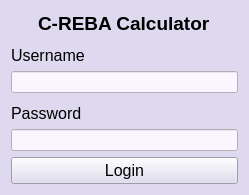
<?xml version="1.0" encoding="UTF-8"?>
<ui version="4.0">
 <class>Form</class>
 <widget class="QWidget" name="Form">
  <property name="geometry">
   <rect>
    <x>0</x>
    <y>0</y>
    <width>249</width>
    <height>195</height>
   </rect>
  </property>
  <property name="sizePolicy">
   <sizepolicy hsizetype="Preferred" vsizetype="Preferred">
    <horstretch>0</horstretch>
    <verstretch>0</verstretch>
   </sizepolicy>
  </property>
  <property name="palette">
   <palette>
    <active>
     <colorrole role="WindowText">
      <brush brushstyle="SolidPattern">
       <color alpha="255">
        <red>0</red>
        <green>0</green>
        <blue>0</blue>
       </color>
      </brush>
     </colorrole>
     <colorrole role="Button">
      <brush brushstyle="SolidPattern">
       <color alpha="255">
        <red>222</red>
        <green>217</green>
        <blue>238</blue>
       </color>
      </brush>
     </colorrole>
     <colorrole role="Light">
      <brush brushstyle="SolidPattern">
       <color alpha="255">
        <red>255</red>
        <green>255</green>
        <blue>255</blue>
       </color>
      </brush>
     </colorrole>
     <colorrole role="Midlight">
      <brush brushstyle="SolidPattern">
       <color alpha="255">
        <red>240</red>
        <green>233</green>
        <blue>246</blue>
       </color>
      </brush>
     </colorrole>
     <colorrole role="Dark">
      <brush brushstyle="SolidPattern">
       <color alpha="255">
        <red>113</red>
        <green>105</green>
        <blue>119</blue>
       </color>
      </brush>
     </colorrole>
     <colorrole role="Mid">
      <brush brushstyle="SolidPattern">
       <color alpha="255">
        <red>151</red>
        <green>141</green>
        <blue>159</blue>
       </color>
      </brush>
     </colorrole>
     <colorrole role="Text">
      <brush brushstyle="SolidPattern">
       <color alpha="255">
        <red>0</red>
        <green>0</green>
        <blue>0</blue>
       </color>
      </brush>
     </colorrole>
     <colorrole role="BrightText">
      <brush brushstyle="SolidPattern">
       <color alpha="255">
        <red>255</red>
        <green>255</green>
        <blue>255</blue>
       </color>
      </brush>
     </colorrole>
     <colorrole role="ButtonText">
      <brush brushstyle="SolidPattern">
       <color alpha="255">
        <red>0</red>
        <green>0</green>
        <blue>0</blue>
       </color>
      </brush>
     </colorrole>
     <colorrole role="Base">
      <brush brushstyle="SolidPattern">
       <color alpha="255">
        <red>222</red>
        <green>217</green>
        <blue>238</blue>
       </color>
      </brush>
     </colorrole>
     <colorrole role="Window">
      <brush brushstyle="SolidPattern">
       <color alpha="255">
        <red>222</red>
        <green>217</green>
        <blue>238</blue>
       </color>
      </brush>
     </colorrole>
     <colorrole role="Shadow">
      <brush brushstyle="SolidPattern">
       <color alpha="255">
        <red>0</red>
        <green>0</green>
        <blue>0</blue>
       </color>
      </brush>
     </colorrole>
     <colorrole role="AlternateBase">
      <brush brushstyle="SolidPattern">
       <color alpha="255">
        <red>240</red>
        <green>233</green>
        <blue>246</blue>
       </color>
      </brush>
     </colorrole>
     <colorrole role="ToolTipBase">
      <brush brushstyle="SolidPattern">
       <color alpha="255">
        <red>255</red>
        <green>255</green>
        <blue>220</blue>
       </color>
      </brush>
     </colorrole>
     <colorrole role="ToolTipText">
      <brush brushstyle="SolidPattern">
       <color alpha="255">
        <red>0</red>
        <green>0</green>
        <blue>0</blue>
       </color>
      </brush>
     </colorrole>
    </active>
    <inactive>
     <colorrole role="WindowText">
      <brush brushstyle="SolidPattern">
       <color alpha="255">
        <red>0</red>
        <green>0</green>
        <blue>0</blue>
       </color>
      </brush>
     </colorrole>
     <colorrole role="Button">
      <brush brushstyle="SolidPattern">
       <color alpha="255">
        <red>222</red>
        <green>217</green>
        <blue>238</blue>
       </color>
      </brush>
     </colorrole>
     <colorrole role="Light">
      <brush brushstyle="SolidPattern">
       <color alpha="255">
        <red>255</red>
        <green>255</green>
        <blue>255</blue>
       </color>
      </brush>
     </colorrole>
     <colorrole role="Midlight">
      <brush brushstyle="SolidPattern">
       <color alpha="255">
        <red>240</red>
        <green>233</green>
        <blue>246</blue>
       </color>
      </brush>
     </colorrole>
     <colorrole role="Dark">
      <brush brushstyle="SolidPattern">
       <color alpha="255">
        <red>113</red>
        <green>105</green>
        <blue>119</blue>
       </color>
      </brush>
     </colorrole>
     <colorrole role="Mid">
      <brush brushstyle="SolidPattern">
       <color alpha="255">
        <red>151</red>
        <green>141</green>
        <blue>159</blue>
       </color>
      </brush>
     </colorrole>
     <colorrole role="Text">
      <brush brushstyle="SolidPattern">
       <color alpha="255">
        <red>0</red>
        <green>0</green>
        <blue>0</blue>
       </color>
      </brush>
     </colorrole>
     <colorrole role="BrightText">
      <brush brushstyle="SolidPattern">
       <color alpha="255">
        <red>255</red>
        <green>255</green>
        <blue>255</blue>
       </color>
      </brush>
     </colorrole>
     <colorrole role="ButtonText">
      <brush brushstyle="SolidPattern">
       <color alpha="255">
        <red>0</red>
        <green>0</green>
        <blue>0</blue>
       </color>
      </brush>
     </colorrole>
     <colorrole role="Base">
      <brush brushstyle="SolidPattern">
       <color alpha="255">
        <red>222</red>
        <green>217</green>
        <blue>238</blue>
       </color>
      </brush>
     </colorrole>
     <colorrole role="Window">
      <brush brushstyle="SolidPattern">
       <color alpha="255">
        <red>222</red>
        <green>217</green>
        <blue>238</blue>
       </color>
      </brush>
     </colorrole>
     <colorrole role="Shadow">
      <brush brushstyle="SolidPattern">
       <color alpha="255">
        <red>0</red>
        <green>0</green>
        <blue>0</blue>
       </color>
      </brush>
     </colorrole>
     <colorrole role="AlternateBase">
      <brush brushstyle="SolidPattern">
       <color alpha="255">
        <red>240</red>
        <green>233</green>
        <blue>246</blue>
       </color>
      </brush>
     </colorrole>
     <colorrole role="ToolTipBase">
      <brush brushstyle="SolidPattern">
       <color alpha="255">
        <red>255</red>
        <green>255</green>
        <blue>220</blue>
       </color>
      </brush>
     </colorrole>
     <colorrole role="ToolTipText">
      <brush brushstyle="SolidPattern">
       <color alpha="255">
        <red>0</red>
        <green>0</green>
        <blue>0</blue>
       </color>
      </brush>
     </colorrole>
    </inactive>
    <disabled>
     <colorrole role="WindowText">
      <brush brushstyle="SolidPattern">
       <color alpha="255">
        <red>113</red>
        <green>105</green>
        <blue>119</blue>
       </color>
      </brush>
     </colorrole>
     <colorrole role="Button">
      <brush brushstyle="SolidPattern">
       <color alpha="255">
        <red>222</red>
        <green>217</green>
        <blue>238</blue>
       </color>
      </brush>
     </colorrole>
     <colorrole role="Light">
      <brush brushstyle="SolidPattern">
       <color alpha="255">
        <red>255</red>
        <green>255</green>
        <blue>255</blue>
       </color>
      </brush>
     </colorrole>
     <colorrole role="Midlight">
      <brush brushstyle="SolidPattern">
       <color alpha="255">
        <red>240</red>
        <green>233</green>
        <blue>246</blue>
       </color>
      </brush>
     </colorrole>
     <colorrole role="Dark">
      <brush brushstyle="SolidPattern">
       <color alpha="255">
        <red>113</red>
        <green>105</green>
        <blue>119</blue>
       </color>
      </brush>
     </colorrole>
     <colorrole role="Mid">
      <brush brushstyle="SolidPattern">
       <color alpha="255">
        <red>151</red>
        <green>141</green>
        <blue>159</blue>
       </color>
      </brush>
     </colorrole>
     <colorrole role="Text">
      <brush brushstyle="SolidPattern">
       <color alpha="255">
        <red>113</red>
        <green>105</green>
        <blue>119</blue>
       </color>
      </brush>
     </colorrole>
     <colorrole role="BrightText">
      <brush brushstyle="SolidPattern">
       <color alpha="255">
        <red>255</red>
        <green>255</green>
        <blue>255</blue>
       </color>
      </brush>
     </colorrole>
     <colorrole role="ButtonText">
      <brush brushstyle="SolidPattern">
       <color alpha="255">
        <red>113</red>
        <green>105</green>
        <blue>119</blue>
       </color>
      </brush>
     </colorrole>
     <colorrole role="Base">
      <brush brushstyle="SolidPattern">
       <color alpha="255">
        <red>222</red>
        <green>217</green>
        <blue>238</blue>
       </color>
      </brush>
     </colorrole>
     <colorrole role="Window">
      <brush brushstyle="SolidPattern">
       <color alpha="255">
        <red>222</red>
        <green>217</green>
        <blue>238</blue>
       </color>
      </brush>
     </colorrole>
     <colorrole role="Shadow">
      <brush brushstyle="SolidPattern">
       <color alpha="255">
        <red>0</red>
        <green>0</green>
        <blue>0</blue>
       </color>
      </brush>
     </colorrole>
     <colorrole role="AlternateBase">
      <brush brushstyle="SolidPattern">
       <color alpha="255">
        <red>226</red>
        <green>211</green>
        <blue>238</blue>
       </color>
      </brush>
     </colorrole>
     <colorrole role="ToolTipBase">
      <brush brushstyle="SolidPattern">
       <color alpha="255">
        <red>255</red>
        <green>255</green>
        <blue>220</blue>
       </color>
      </brush>
     </colorrole>
     <colorrole role="ToolTipText">
      <brush brushstyle="SolidPattern">
       <color alpha="255">
        <red>0</red>
        <green>0</green>
        <blue>0</blue>
       </color>
      </brush>
     </colorrole>
    </disabled>
   </palette>
  </property>
  <property name="windowTitle">
   <string>Form</string>
  </property>
  <property name="styleSheet">
   <string notr="true">background-color: rgb(222, 217, 238);</string>
  </property>
  <layout class="QGridLayout" name="gridLayout">
   <item row="0" column="0" alignment="Qt::AlignHCenter">
    <widget class="QLabel" name="header_label">
     <property name="font">
      <font>
       <pointsize>14</pointsize>
       <weight>75</weight>
       <bold>true</bold>
      </font>
     </property>
     <property name="text">
      <string>C-REBA Calculator</string>
     </property>
    </widget>
   </item>
   <item row="1" column="0" alignment="Qt::AlignBottom">
    <widget class="QLabel" name="username_label">
     <property name="font">
      <font>
       <pointsize>12</pointsize>
      </font>
     </property>
     <property name="text">
      <string>Username</string>
     </property>
    </widget>
   </item>
   <item row="2" column="0">
    <widget class="QLineEdit" name="username_input">
     <property name="styleSheet">
      <string notr="true">background-color: rgb(249, 246, 255);</string>
     </property>
    </widget>
   </item>
   <item row="3" column="0" alignment="Qt::AlignBottom">
    <widget class="QLabel" name="password_label">
     <property name="font">
      <font>
       <pointsize>12</pointsize>
      </font>
     </property>
     <property name="text">
      <string>Password</string>
     </property>
    </widget>
   </item>
   <item row="4" column="0">
    <widget class="QLineEdit" name="password_input">
     <property name="styleSheet">
      <string notr="true">background-color: rgb(249, 246, 255);</string>
     </property>
    </widget>
   </item>
   <item row="5" column="0">
    <widget class="QPushButton" name="loginbtn">
     <property name="palette">
      <palette>
       <active>
        <colorrole role="Button">
         <brush brushstyle="SolidPattern">
          <color alpha="255">
           <red>203</red>
           <green>193</green>
           <blue>238</blue>
          </color>
         </brush>
        </colorrole>
        <colorrole role="Base">
         <brush brushstyle="SolidPattern">
          <color alpha="255">
           <red>203</red>
           <green>193</green>
           <blue>238</blue>
          </color>
         </brush>
        </colorrole>
        <colorrole role="Window">
         <brush brushstyle="SolidPattern">
          <color alpha="255">
           <red>203</red>
           <green>193</green>
           <blue>238</blue>
          </color>
         </brush>
        </colorrole>
       </active>
       <inactive>
        <colorrole role="Button">
         <brush brushstyle="SolidPattern">
          <color alpha="255">
           <red>203</red>
           <green>193</green>
           <blue>238</blue>
          </color>
         </brush>
        </colorrole>
        <colorrole role="Base">
         <brush brushstyle="SolidPattern">
          <color alpha="255">
           <red>203</red>
           <green>193</green>
           <blue>238</blue>
          </color>
         </brush>
        </colorrole>
        <colorrole role="Window">
         <brush brushstyle="SolidPattern">
          <color alpha="255">
           <red>203</red>
           <green>193</green>
           <blue>238</blue>
          </color>
         </brush>
        </colorrole>
       </inactive>
       <disabled>
        <colorrole role="Button">
         <brush brushstyle="SolidPattern">
          <color alpha="255">
           <red>203</red>
           <green>193</green>
           <blue>238</blue>
          </color>
         </brush>
        </colorrole>
        <colorrole role="Base">
         <brush brushstyle="SolidPattern">
          <color alpha="255">
           <red>203</red>
           <green>193</green>
           <blue>238</blue>
          </color>
         </brush>
        </colorrole>
        <colorrole role="Window">
         <brush brushstyle="SolidPattern">
          <color alpha="255">
           <red>203</red>
           <green>193</green>
           <blue>238</blue>
          </color>
         </brush>
        </colorrole>
       </disabled>
      </palette>
     </property>
     <property name="font">
      <font>
       <pointsize>12</pointsize>
      </font>
     </property>
     <property name="autoFillBackground">
      <bool>false</bool>
     </property>
     <property name="styleSheet">
      <string notr="true">QPushButton {
    background-color:  #cbc1ee; 
}

QPushButton:hover {
    background-color: #b2a1f0;
}#b2a1f0</string>
     </property>
     <property name="text">
      <string>Login</string>
     </property>
    </widget>
   </item>
  </layout>
 </widget>
 <resources/>
 <connections/>
</ui>
